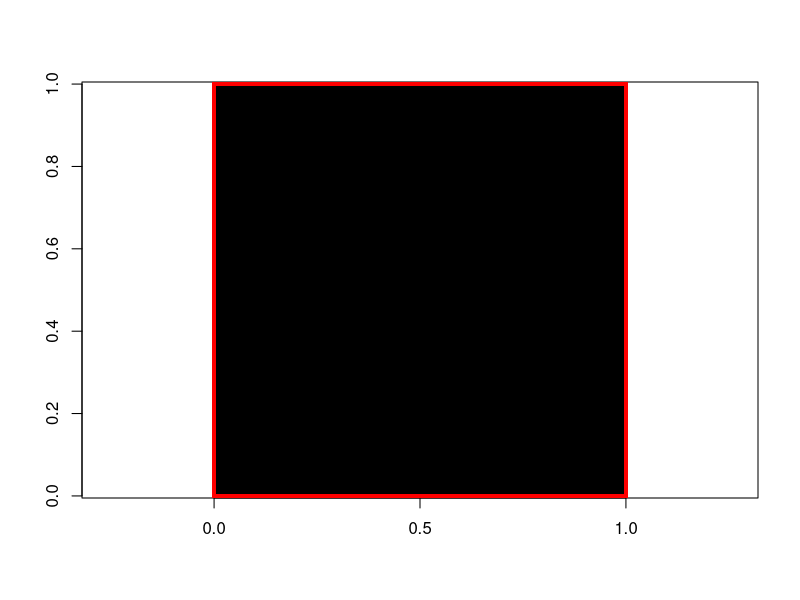

Write the R code that produced this figure. (Note: this script raises an error after producing the figure.)
# Reprex for bizarre bug in igraph function that will generate duplicate vertices 
# for with e-notation (e.g. 1e+05). In all cases observed so far, the e-notation 
# version only has incoming edges, while the x00000 version only has outgoing edges. 
# Two workarounds (now using the first): 
# (1) options(scipen=99) prevents R from using e-notation and apparently fixes 
# the issue
# (2) identify failure cases, reroute the incoming edges to the x00000 version 
# (creating a correctly connected vertex in the graph), and then remove the e+05 version.
# 
# It only affects a tiny number of cases (e.g. 4 duplicated nodes in a network of 
# ~2.7e06 vertices), so is going to have an ignorable impact on results, but fixing 
# regardless. 
# 
# The check to catch further cases that do not follow the observed rule is to
# compare the number of vertices listed in dat2 (from and to columns) to the
# length of the names in the graph

# code example that mirrors the pipeline that discovered this issue
library(data.table); library(igraph)

# function to get adjacent cells in a matrix
get_adjacent <- function(cells, n_row, n_col) {
    adjacencies_i <- c(cells-n_row - 1, 
                       cells-n_row, 
                       cells-n_row+1, 
                       cells-1, 
                       cells+1, 
                       cells+n_row-1, 
                       cells+n_row, 
                       cells+n_row+1)
    return(adjacencies_i)
}

# function to get the margins of a matrix (i.e. 1-deep outer margin of cells)    
get_margins <- function(matrix) {
    dims <- dim(matrix)
    bottom_right <- prod(dims)
    top_right <- (bottom_right - dims[1])
    c(1:dims[1], # first column 
      top_right:bottom_right, # last column
      seq(1, top_right, dims[1]), # top row
      seq(dims[1], bottom_right, dims[1])) # bottom row
}


# (1) Before creating the failure case, produce a much smaller graph that 
# has the correct behaviour

# generate a matrix of 1-valued cells
test_mat <- matrix(1, ncol=100, nrow=100)

# remove edge cells to prevent the adjacencies wrapping around the edges
test_mat[get_margins(test_mat)] <- 0

# plot: all black cells are those that should be represented in the graph, and 
# each of these cells should each be linked to their immediately adjacent neighbours 
# (including diagonals - see get_adjacent function)
image(test_mat, asp=1, col=c("red", "black"))

# calculate the adjacency dataframe to calculate a graph from
permitted_cells <- which(test_mat[] == 1)
n_row <- dim(test_mat)[1]
n_col <- dim(test_mat)[2]

# full set of adjacencies
adj <- data.table(from = rep(permitted_cells, (1*2 + 1)^2 - 1), 
                  to = get_adjacent(permitted_cells, n_row, n_col))
# remove those that are 0-valued
adj_permitted <- adj[to %in% permitted_cells,] 

# calculate graph
g <- graph_from_data_frame(adj_permitted[,list(from, to)], directed = T)

# get vertex names 
vertex_names <- names(V(g))
graph_vertices <- data.table(name_vertex = vertex_names, 
                             id_cell = as.integer(vertex_names), 
                             id_vertex = 1:length(vertex_names)) 
setorder(graph_vertices, id_cell)

# looks good: same number of vertices in graph as there are 1-valued cells in the 
# original matrix
print(paste0("n_vertices: ", nrow(graph_vertices)))
print(paste0("n_cells: ", sum(test_mat)))


## (2) failure case. Code is identical to the above, save for the dimensions of 
## the matrix being much larger (1000 rather than 100), and the image() function 
## is commented out. 

# generate a matrix of 1-valued cells
test_mat <- matrix(1, ncol=1200, nrow=1200)

# remove edge cells to prevent the adjacencies wrapping around the edges
test_mat[get_margins(test_mat)] <- 0

# plot: all black cells are those that should be represented in the graph, and 
# each of these cells should each be linked to their immediately adjacent neighbours 
# (including diagonals - see get_adjacent function)
# image(test_mat, asp=1, col=c("red", "black"))

# calculate the adjacency dataframe to calculate a graph from
permitted_cells <- which(test_mat[] == 1)
n_row <- dim(test_mat)[1]
n_col <- dim(test_mat)[2]

# full set of adjacencies
adj <- data.table(from = rep(permitted_cells, (1*2 + 1)^2 - 1), 
                  to = get_adjacent(permitted_cells, n_row, n_col))
# remove those that are 0-valued
adj_permitted <- adj[to %in% permitted_cells,] 

# calculate graph
g <- graph_from_data_frame(adj_permitted[,list(from, to)], directed = T)

# get vertex names 
vertex_names <- names(V(g))
graph_vertices <- data.table(name_vertex = vertex_names, 
                             id_cell = as.integer(vertex_names), 
                             id_vertex = 1:length(vertex_names)) 
setorder(graph_vertices, id_cell)

# looks good: same number of vertices in graph as there are 1-valued cells in the 
# original matrix
print(paste0("n_vertices: ", nrow(graph_vertices)))
print(paste0("n_cells: ", sum(test_mat)))

print(paste0("n_extra_vertices: ", nrow(graph_vertices) - sum(test_mat)))

# (3) What are these extra vertices?
# get duplicated vertices
duplicated_vertices <- 
    graph_vertices[id_cell %in% graph_vertices[duplicated(id_cell),id_cell]]
setorder(duplicated_vertices, id_cell, id_vertex)

# the 7 additional vertices arise through duplication 
nrow(duplicated_vertices)
print(duplicated_vertices)

# xe+.. version has the incoming edges
incoming <- adjacent_vertices(g, duplicated_vertices$id_vertex, mode="in")
incoming[unlist(lapply(incoming, function(x) length(x) != 0))]
# x0.. version has outgoing edges
outgoing <- adjacent_vertices(g, duplicated_vertices$id_vertex, mode="out")
outgoing[unlist(lapply(outgoing, function(x) length(x) != 0))]
